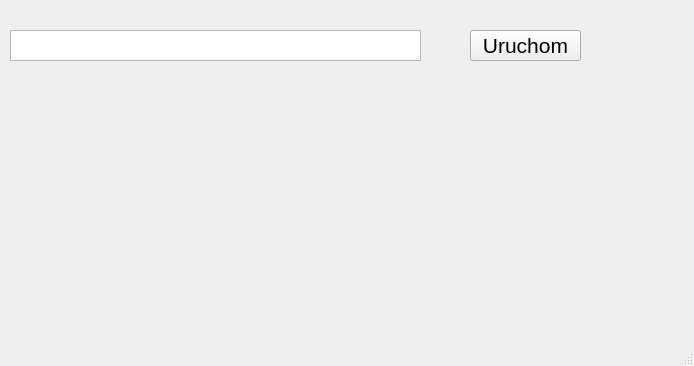
<?xml version="1.0" encoding="UTF-8"?>
<ui version="4.0">
 <class>MainWindow</class>
 <widget class="QMainWindow" name="MainWindow">
  <property name="geometry">
   <rect>
    <x>0</x>
    <y>0</y>
    <width>694</width>
    <height>366</height>
   </rect>
  </property>
  <property name="windowTitle">
   <string>MainWindow</string>
  </property>
  <widget class="QWidget" name="centralwidget">
   <widget class="QPushButton" name="pushButton">
    <property name="geometry">
     <rect>
      <x>470</x>
      <y>30</y>
      <width>111</width>
      <height>31</height>
     </rect>
    </property>
    <property name="font">
     <font>
      <pointsize>16</pointsize>
     </font>
    </property>
    <property name="text">
     <string>Uruchom</string>
    </property>
   </widget>
   <widget class="QTextEdit" name="textEdit">
    <property name="geometry">
     <rect>
      <x>10</x>
      <y>30</y>
      <width>411</width>
      <height>31</height>
     </rect>
    </property>
    <property name="font">
     <font>
      <pointsize>12</pointsize>
     </font>
    </property>
   </widget>
   <widget class="QLabel" name="label">
    <property name="geometry">
     <rect>
      <x>100</x>
      <y>80</y>
      <width>301</width>
      <height>41</height>
     </rect>
    </property>
    <property name="font">
     <font>
      <pointsize>12</pointsize>
     </font>
    </property>
    <property name="text">
     <string/>
    </property>
   </widget>
   <widget class="QLabel" name="label2">
    <property name="geometry">
     <rect>
      <x>70</x>
      <y>130</y>
      <width>391</width>
      <height>201</height>
     </rect>
    </property>
    <property name="font">
     <font>
      <pointsize>10</pointsize>
     </font>
    </property>
    <property name="focusPolicy">
     <enum>Qt::ClickFocus</enum>
    </property>
    <property name="text">
     <string/>
    </property>
    <property name="scaledContents">
     <bool>true</bool>
    </property>
    <property name="openExternalLinks">
     <bool>true</bool>
    </property>
    <property name="textInteractionFlags">
     <set>Qt::LinksAccessibleByMouse|Qt::TextSelectableByMouse</set>
    </property>
   </widget>
  </widget>
  <widget class="QMenuBar" name="menubar">
   <property name="geometry">
    <rect>
     <x>0</x>
     <y>0</y>
     <width>694</width>
     <height>21</height>
    </rect>
   </property>
  </widget>
  <widget class="QStatusBar" name="statusbar"/>
 </widget>
 <resources/>
 <connections/>
</ui>
